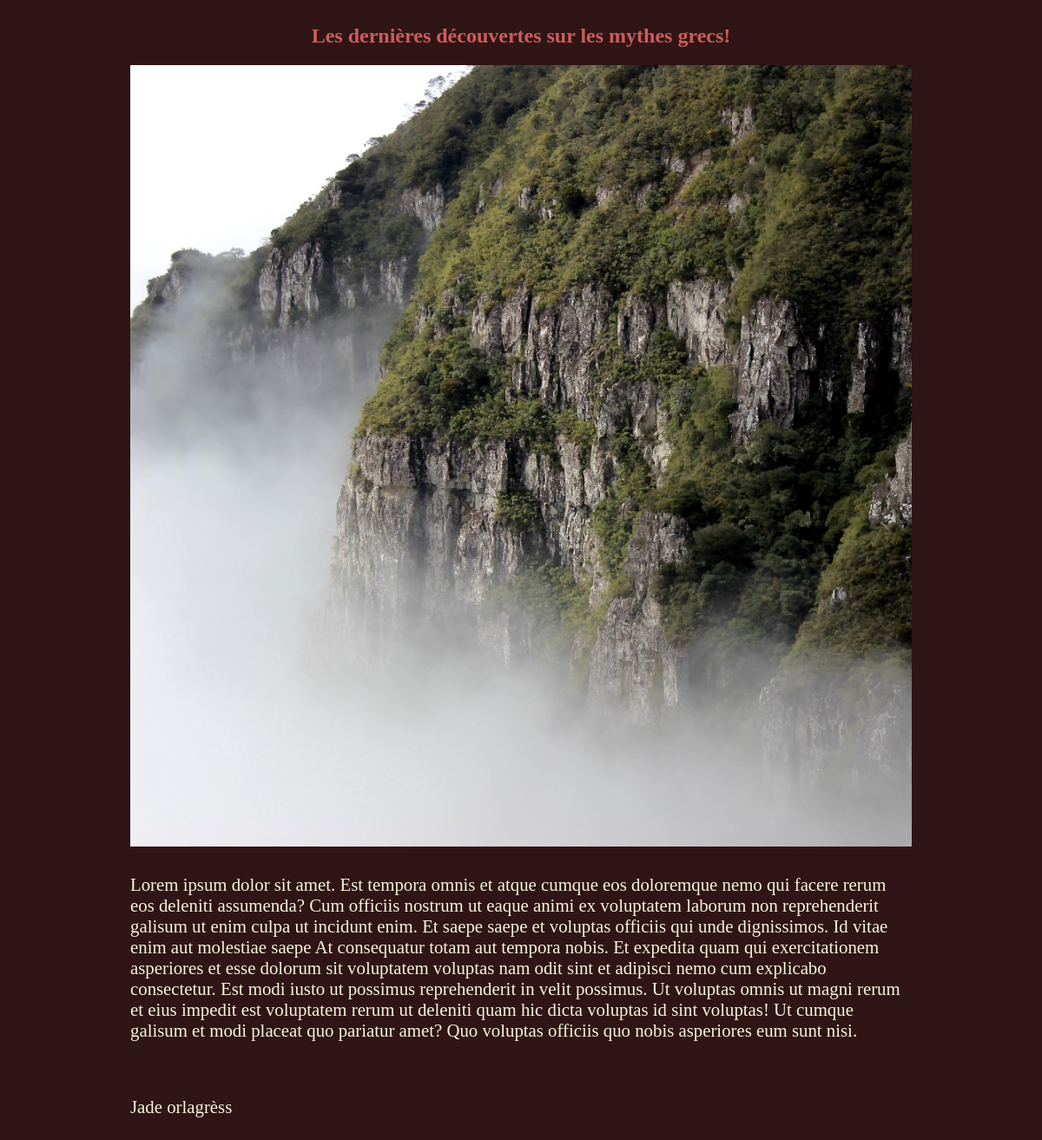
Page /article.php?id=3 on the committed database.
### tables this page shows
CREATE TABLE IF NOT EXISTS `article` (
  `id_article` int(11) NOT NULL AUTO_INCREMENT,
  `img_article` varchar(50) NOT NULL,
  `title_article` varchar(255) NOT NULL,
  `content_article` text NOT NULL,
  `auteur_article` varchar(50) NOT NULL,
  `id_user` int(11) DEFAULT NULL,
  PRIMARY KEY (`id_article`),
  KEY `id_user` (`id_user`)
);

### requete.php (called while the page is built, shortened)
<?php
function find_article($id) {
    $db = connexion_BD();
    $sql = "SELECT * FROM article WHERE id_article = :id_article";
    $req = $db->prepare($sql);
    $result = $req->execute([
        "id_article"=>$id
    ]);
    $data = $req->fetch(PDO::FETCH_OBJ);
    return $data;
}

### article.php (the view, shortened to what this page needs)
<?php
include 'requete.php';
?>
<!DOCTYPE html>
<html lang="en">
<head>
    <link rel="stylesheet" href="assets/css/style.css">
</head>
<body>
    <?php
    $id = $_GET['id'];
    $article = find_article($id);
    ?>
    <div>
        <h2> <?= $article->title_article ?></h2>
        <img src="assets/img/<?= $article->img_article ?>" alt="">
        <p><?= $article->content_article ?></p>
        <p><?= $article->auteur_article ?></p>
    </div>
</body>
</html>

### assets/css/style.css (style rules this page uses)
img { width: 900px; }
div { display: flex; flex-direction: column; justify-content: center; align-items: center; }
h1, h2 { color: indianred; text-align: center; }
p { width: 900px; margin: 2rem; font-size: 1.3rem; color: beige; }
body { background-color: rgb(47, 21, 21); overflow-x: hidden; }

### rows in the picture
article: title_article "Les dernières découvertes sur les mythes grecs!", img_article (picture), content_article "Lorem ipsum dolor sit amet. Est tempora omnis et atque cumque eos doloremque nemo qui facere rerum eos deleniti assumenda? Cum officiis nostrum ut eaque animi ex voluptatem laborum non reprehenderit galisum ut enim culpa ut incidunt enim. Et saepe saepe et voluptas officiis qui unde dignissimos. Id vitae enim aut molestiae saepe At consequatur totam aut tempora nobis. Et expedita quam qui exercitationem asperiores et esse dolorum sit voluptatem voluptas nam odit sint et adipisci nemo cum explicabo consectetur. Est modi iusto ut possimus reprehenderit in velit possimus. Ut voluptas omnis ut magni rerum et eius impedit est voluptatem rerum ut deleniti quam hic dicta voluptas id sint voluptas!…", auteur_article "Jade orlagrèss"
